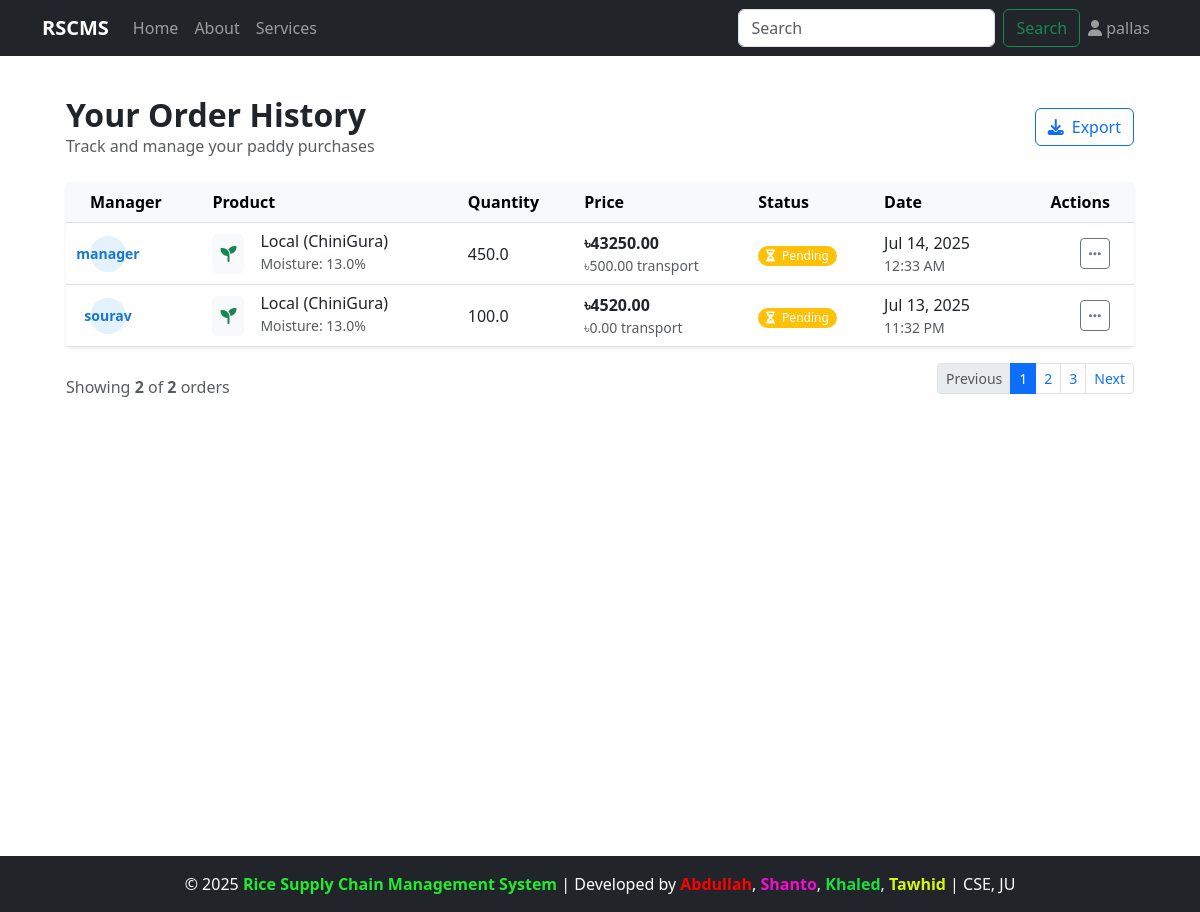
Before: /dealer/orders/ (signed in) with the older database file.
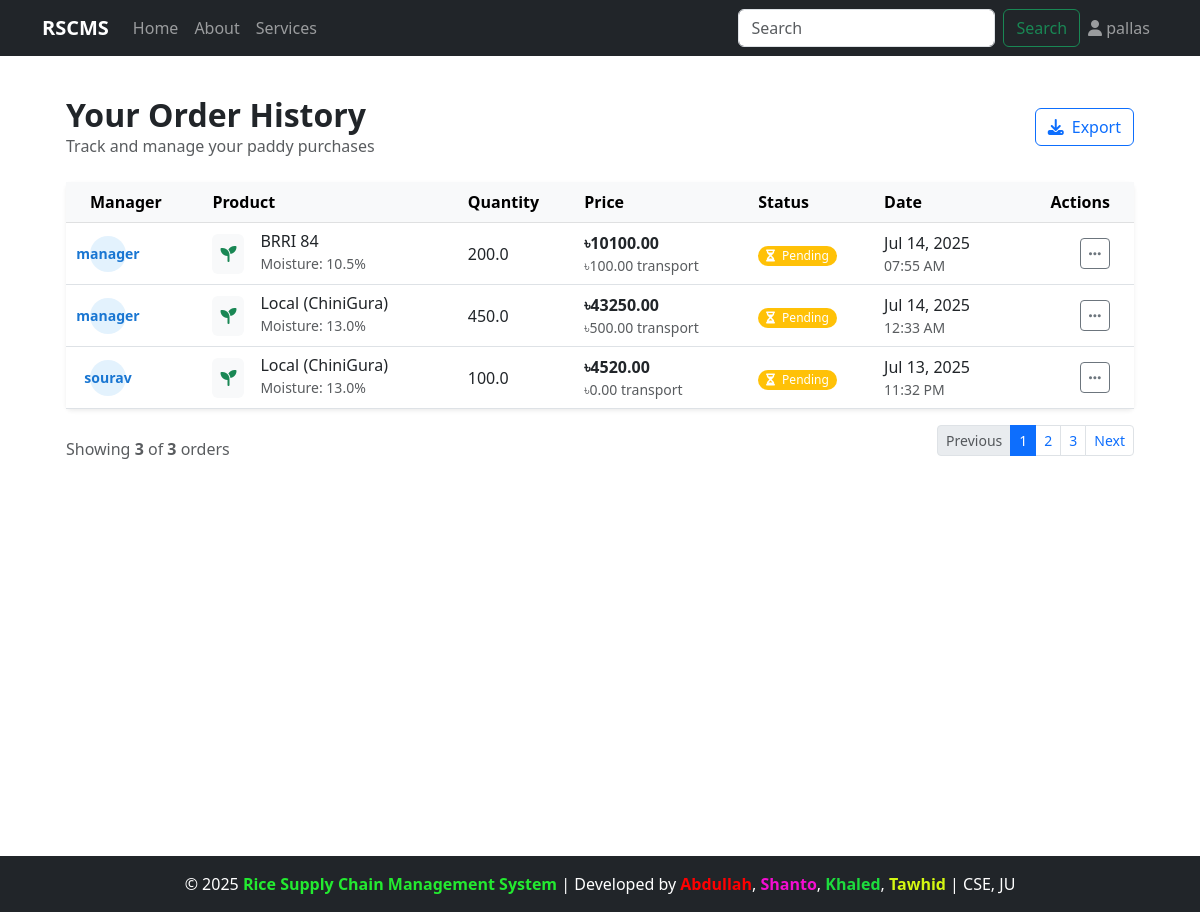
After: the same page with the newer database file.
### manager/models.py (models this page shows, shortened)
class Purchase_paddy(models.Model):
    STATUS_CHOICES = [
        ('Pending', 'Pending'),
        ('Accepted', 'Accepted'),
        ('Cancel', 'Cancel'),
        ('Shipping', 'Shipping'),
        ('Delivered', 'Delivered'),
        ('Successful', 'Successful'),
    ]
    manager = models.ForeignKey(CustomUser,on_delete=models.CASCADE,limit_choices_to={'role':'manager'})
    paddy = models.ForeignKey(Marketplace,on_delete=models.CASCADE,related_name="purchase_paddy")
    quantity_purchased = models.FloatField()
    moisture_content = models.DecimalField(max_digits=4, decimal_places=1, help_text="Moisture content (%)", null=True,blank=True)
    total_price = models.DecimalField(max_digits=10,decimal_places=2)
    transport_cost = models.DecimalField(max_digits=6,decimal_places=2,default=0)
    is_confirmed = models.BooleanField(default=False)
    payment = models.BooleanField(default=False)
    status = models.CharField(max_length=20, choices=STATUS_CHOICES, default='Pending')  # ✅ New field
    purchase_date = models.DateTimeField(auto_now_add=True)

### accounts/models.py (models this page shows)
class CustomUser(AbstractUser):
    ROLE_CHOICES = (
        ('admin', 'Admin'),
        ('manager', 'Manager'),
        ('customer', 'Customer'),
        ('dealer', 'Dealer'),
    )
    role = models.CharField(max_length=20, choices=ROLE_CHOICES, default='admin')
    def __str__(self):
        return self.username

### dealer/models.py (models this page shows, shortened)
class Marketplace(models.Model):
    STATUS_CHOICES = [
        ('Draft', 'Draft'),
        ('Published', 'Published'),
        ('Sold', 'Sold'),
    ]
    paddy_stock = models.ForeignKey(PaddyStock, on_delete=models.CASCADE, related_name='marketplace_posts')
    dealer = models.ForeignKey(DealerProfile, on_delete=models.CASCADE)
    name = models.CharField(max_length=100)
    image = models.ImageField(upload_to='marketplace_images/')
    quantity = models.PositiveIntegerField(validators=[MinValueValidator(1)])
    moisture_content = models.DecimalField(max_digits=4, decimal_places=1)
    price_per_mon = models.DecimalField(max_digits=10, decimal_places=2)
    quality_notes = models.TextField(blank=True)
    is_available = models.BooleanField(default=True)
    status = models.CharField(max_length=10, choices=STATUS_CHOICES, default='Draft')
    stored_since = models.DateTimeField(auto_now_add=True)

### dealer/views.py (the view)
# urls.py: path('orders/', views.dealer_order_list, name='dealer_order_list'),
@login_required(login_url='login')
@user_passes_test(check_dealer, login_url='login')
def dealer_order_list(request):
    dealer = get_object_or_404(DealerProfile, user=request.user)
    orders = Purchase_paddy.objects.filter(paddy__dealer=dealer).select_related('paddy', 'manager').order_by('-purchase_date')
    return render(request, 'dealer/order_list.html', {'orders': orders, 'dealer': dealer})

### admin_panel/context_processors.py (called while the page is built)
def admin_profile(request):
    if request.user.is_authenticated:
        try:
            admin = AdminProfile.objects.get(user=request.user)
            return {'admin': admin}
        except AdminProfile.DoesNotExist:
            return {}
    return {}

### customer/context_processors.py (called while the page is built)
def customer_profile(request):
    if request.user.is_authenticated:
        try:
            customer = CustomerProfile.objects.get(user=request.user)
            return {'customer': customer}
        except CustomerProfile.DoesNotExist:
            return {}
    return {}

### dealer/views.py (called while the page is built)
def check_dealer(user):
    return user.is_authenticated and user.role == 'dealer'

### manager/context_processors.py (called while the page is built)
def manager_profile(request):
    if request.user.is_authenticated:
        try:
            manager = ManagerProfile.objects.get(user=request.user)
            return {'manager': manager}
        except ManagerProfile.DoesNotExist:
            return {}
    return {}

### dealer/templates/dealer/order_list.html (shortened to what the changed rows need)
{% extends 'base.html' %} {% block content %}
<div class="container-fluid px-4 py-4">
  <div class="d-flex justify-content-between align-items-center mb-4">
    <div>
      <h2 class="fw-bold mb-0">Your Order History</h2>
    </div>
  </div>
  {% if orders %}
  <div class="card border-0 shadow-sm">
    <div class="card-body p-0">
      <div class="table-responsive">
        <table class="table table-hover mb-0">
          <thead class="table-light">
            <tr>
              <th class="ps-4">Manager</th>
              <th>Product</th>
              <th>Quantity</th>
              <th>Price</th>
              <th>Status</th>
              <th>Date</th>
              <th class="text-end pe-4">Actions</th>
            </tr>
          </thead>
          <tbody>
            {% for order in orders %}
            <tr class="align-middle">
              <td class="ps-4">
                <div class="d-flex align-items-center">
                  <div
                    class="avatar avatar-sm bg-light-primary rounded-circle me-"
                  >
                    <span>{{ order.manager}}</span>
                  </div>
                </div>
              </td>
              <td>
                <div class="d-flex align-items-center">
                  {% if order.paddy.image %}
                  <img
                    src="{{ order.paddy.image.url }}"
                    alt="{{ order.paddy.name }}"
                    class="rounded me-3"
                    width="40"
                    height="40"
                  />
                  {% else %}
                  <div class="bg-light rounded me-3 p-2">
                    <i class="fas fa-seedling text-success"></i>
                  </div>
                  {% endif %}
                  <div>
                    <h6 class="mb-0">{{ order.paddy.name }}</h6>
                    <small class="text-muted"
                      >Moisture: {{ order.paddy.moisture_content }}%</small
                    >
                  </div>
                </div>
              </td>
              <td>{{ order.quantity_purchased }} {{ order.paddy.unit }}</td>
              <td>
                <div class="d-flex flex-column">
                  <span class="fw-bold">৳{{ order.total_price }}</span>
                  <small class="text-muted"
                    >৳{{ order.transport_cost }} transport</small
                  >
                </div>
              </td>
              <td>
                <span
                  class="badge rounded-pill {% if order.is_confirmed and order.payment %}bg-success {% elif order.is_confirmed %}bg-primary {% else %}bg-warning{% endif %}"
                >
                  {% if order.is_confirmed and order.payment %}
                  <i class="fas fa-check-circle me-1"></i> Completed {% elif
                  order.is_confirmed %}
                  <i class="fas fa-clock me-1"></i> Processing {% else %}
                  <i class="fas fa-hourglass-half me-1"></i> Pending {% endif %}
                </span>
              </td>
              <td>
                <div class="d-flex flex-column">
                  <span>{{ order.purchase_date|date:"M d, Y" }}</span>
                  <small class="text-muted"
                    >{{ order.purchase_date|date:"h:i A" }}</small
                  >
                </div>
              </td>
              <td class="text-end pe-4">
                <div class="dropdown">
                  <button
                    class="btn btn-sm btn-outline-secondary dropdown-toggle"
                    type="button"
                    id="orderActions"
                    data-bs-toggle="dropdown"
                  >
                    <i class="fas fa-ellipsis-h"></i>
                  </button>
                </div>
              </td>
            </tr>
            {% endfor %}
          </tbody>
        </table>
      </div>
    </div>
  </div>
  <div class="d-flex justify-content-between align-items-center mt-3">
    <div class="text-muted">
      Showing <span class="fw-bold">{{ orders|length }}</span> of
      <span class="fw-bold">{{ orders|length }}</span> orders
    </div>
    <nav aria-label="Page navigation">
      <ul class="pagination pagination-sm">
        <li class="page-item disabled">
          <a class="page-link" href="#" tabindex="-1">Previous</a>
        </li>
        <li class="page-item active"><a class="page-link" href="#">1</a></li>
        <li class="page-item"><a class="page-link" href="#">2</a></li>
        <li class="page-item"><a class="page-link" href="#">3</a></li>
        <li class="page-item">
          <a class="page-link" href="#">Next</a>
        </li>
      </ul>
    </nav>
  </div>
  {% endif %}
</div>
{% endblock %}

Changed rows visible on the page:
added Purchase_paddy: manager "manager", paddy.name "BRRI 84", paddy.moisture_content "10.5", quantity_purchased "200.0", total_price "10100.00", transport_cost "100.00", is_confirmed False (drawn), purchase_date "Jul 14, 2025", purchase_date "07:55 AM"
Other visible differences:
{{ orders|length }}: "2" → "3"
